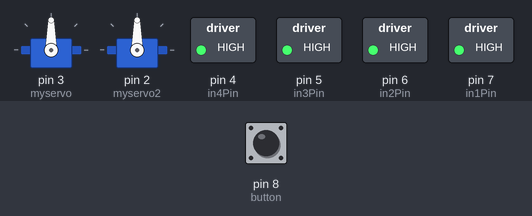
Bench run of a sketch on a simulated Arduino Uno, built with avr-gcc and run on an emulated ATmega328P. Parts: 2 × servo, switched loads named in the sketch (green lamp = pin HIGH). Inputs (shaded band) come from the test bench; at power-on: pin 8 (button) LOW. What the sketch prints to the serial monitor is not drawn.

Above: at 1.2 s.
1.3 s: pin 8 (button) pulled HIGH for 0.15 s
At 3.3 s:
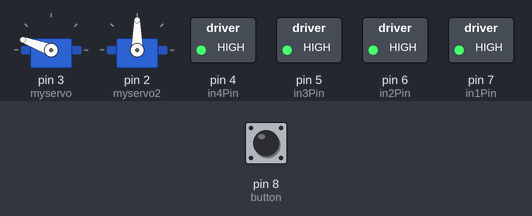
At 10.0 s:
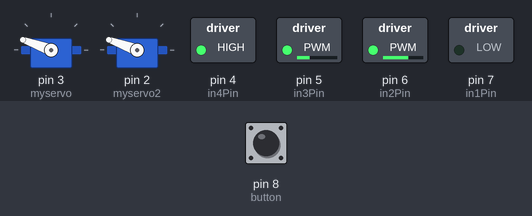
10.4 s: pin 8 (button) pulled HIGH for 3.2 s
At 14.9 s:
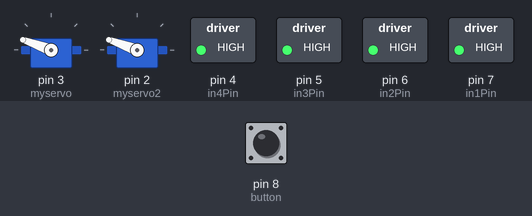
Timing chart, 0 to 16.4 s (numbered marks = the images above; inputs shaded):
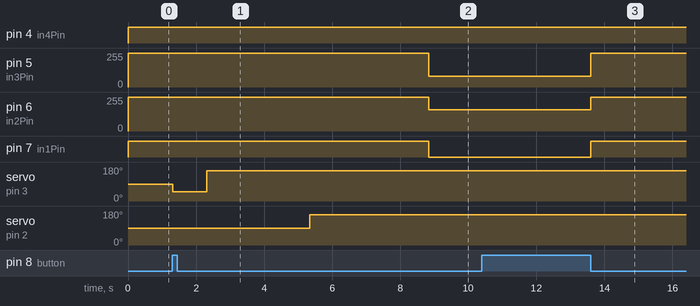

The sketch:

MotorAndServo.ino
```cpp
//Motor and Servo
//Both servo and motors are working.

#include <Servo.h>
Servo myservo;
Servo myservo2;

const int in1Pin = 7;
const int in2Pin = 6; // PWM pin! Left (back)
const int in3Pin = 5; // PWM pin! Right
const int in4Pin = 4;

const int button = 8;
bool moveServo1 = true;
bool moveServo2 = true;
bool moveDC = true;

void setup() {
  Serial.begin(9600);
  myservo.attach(3);
  myservo2.attach(2);
  pinMode(in1Pin, OUTPUT);
  pinMode(in2Pin, OUTPUT);
  pinMode(in3Pin, OUTPUT);
  pinMode(in4Pin, OUTPUT);
}

void loop() { //(1,2=Left/ 3,4=right)
  int buttonState = digitalRead(button);
  Serial.println(buttonState);
  if (buttonState == HIGH) { // 1)Button pressed
    if (moveServo1 == true) { // 2)Servo moves once
      myservo.attach(3); //Green
      delay(15);
      myservo.write(50);
      delay(1000);
      myservo.write(160);
      delay(1000);
      myservo.detach();
      delay(1000);
      moveServo1 = false;
    }
    if (moveServo2 == true) {
      myservo2.attach(2); //Red
      delay(15);
      myservo2.write(90); //0= red to left //down
      delay(1000);
      myservo2.write(160);
      delay(1000);
      myservo2.detach();
      delay(1000);
      moveServo2 = false;
    }

    if (moveDC == true) { // 3)DC Motor sequence played
      // Stop
      Serial.println("stop");
      digitalWrite(in1Pin, HIGH);
      digitalWrite(in2Pin, HIGH);
      digitalWrite(in3Pin, HIGH);
      digitalWrite(in4Pin, HIGH);
      delay(1500);
      //Forward
      Serial.println("Forward");
      digitalWrite(in1Pin, LOW);
      analogWrite(in2Pin, 160);
      analogWrite(in3Pin, 80);
      digitalWrite(in4Pin, HIGH);
      delay(3000);
      moveDC = false;
    }
  }
  else {
    digitalWrite(in1Pin, HIGH);
    digitalWrite(in2Pin, HIGH);
    digitalWrite(in3Pin, HIGH);
    digitalWrite(in4Pin, HIGH);
  }
}
```

Measured:
- after the input at 1.3 s, pin 5 (in3Pin): 255/255 → 80/255 after 7.5 s; pin 6 (in2Pin): 255/255 → 160/255 after 7.5 s; pin 7 (in1Pin): HIGH → LOW after 7.5 s; servo on pin 3 (myservo): 90° → 50° at once, → 160° 1.0 s later; servo on pin 2 (myservo2): 90° → 160° after 4.0 s
- after the input at 10.4 s, pin 5 (in3Pin): 80/255 → 255/255 after 3.2 s instead of 1.4 s; pin 6 (in2Pin): 160/255 → 255/255 after 3.2 s instead of 1.4 s; pin 7 (in1Pin): LOW → HIGH after 3.2 s instead of 1.4 s
